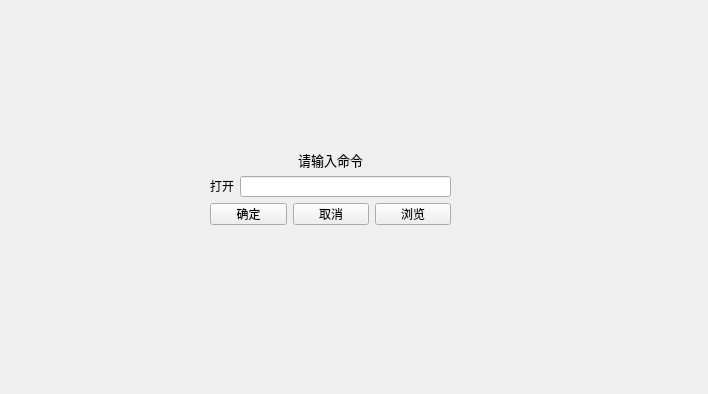
<?xml version="1.0" encoding="UTF-8"?>
<ui version="4.0">
 <class>Widget</class>
 <widget class="QWidget" name="Widget">
  <property name="geometry">
   <rect>
    <x>0</x>
    <y>0</y>
    <width>708</width>
    <height>394</height>
   </rect>
  </property>
  <property name="windowTitle">
   <string>Widget</string>
  </property>
  <widget class="QWidget" name="">
   <property name="geometry">
    <rect>
     <x>210</x>
     <y>150</y>
     <width>241</width>
     <height>75</height>
    </rect>
   </property>
   <layout class="QVBoxLayout" name="verticalLayout">
    <item>
     <widget class="QLabel" name="label_2">
      <property name="font">
       <font>
        <family>楷体</family>
        <pointsize>10</pointsize>
       </font>
      </property>
      <property name="text">
       <string>&lt;html&gt;&lt;head/&gt;&lt;body&gt;&lt;p align=&quot;center&quot;&gt;请输入命令&lt;/p&gt;&lt;/body&gt;&lt;/html&gt;</string>
      </property>
     </widget>
    </item>
    <item>
     <layout class="QHBoxLayout" name="horizontalLayout_2">
      <item>
       <widget class="QLabel" name="label">
        <property name="text">
         <string>&lt;html&gt;&lt;head/&gt;&lt;body&gt;&lt;p align=&quot;center&quot;&gt;打开&lt;/p&gt;&lt;/body&gt;&lt;/html&gt;</string>
        </property>
       </widget>
      </item>
      <item>
       <widget class="QLineEdit" name="lineEdit"/>
      </item>
     </layout>
    </item>
    <item>
     <layout class="QHBoxLayout" name="horizontalLayout">
      <item>
       <widget class="QPushButton" name="commitButton">
        <property name="text">
         <string>确定</string>
        </property>
       </widget>
      </item>
      <item>
       <widget class="QPushButton" name="cancelButton">
        <property name="text">
         <string>取消</string>
        </property>
       </widget>
      </item>
      <item>
       <widget class="QPushButton" name="browseButton">
        <property name="text">
         <string>浏览</string>
        </property>
       </widget>
      </item>
     </layout>
    </item>
   </layout>
  </widget>
 </widget>
 <resources/>
 <connections/>
</ui>
